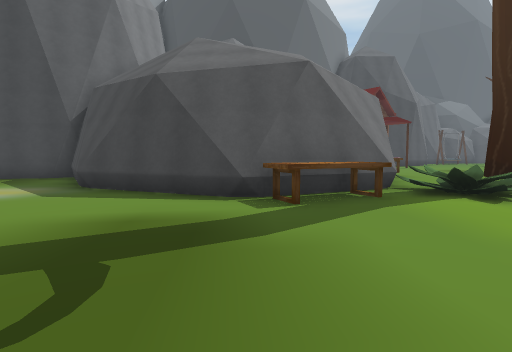
[1] (above)

21 first-person views from a walk through a scene from a Unity 3-D project. The camera is 1.4 m above the floor, tilts 4° down and sees 80° across. The floor is counted in squares, 2 m on a side. Each view is taken from the middle of a square. On the plan, view 1 faces up. The plan holds only what a view shows up to about 10 squares ahead; the rest is blank. The place goes on beyond the plan. The player is left out. Some animated figures are left out. Some surface patterns are stand-ins.

[2]
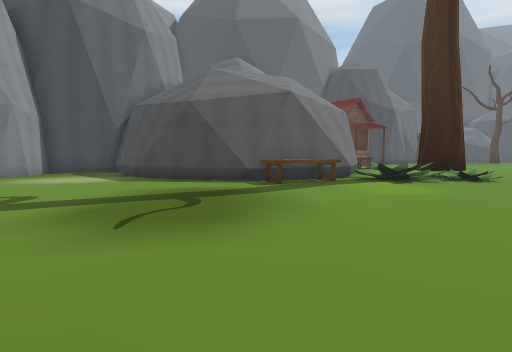

[3]
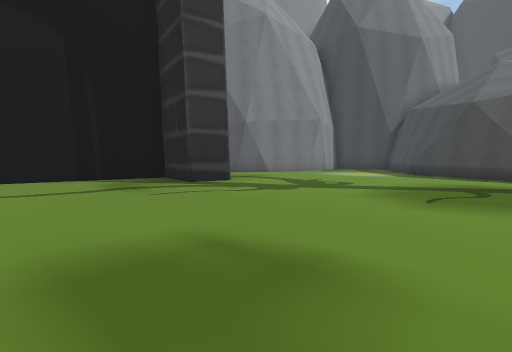

[4]
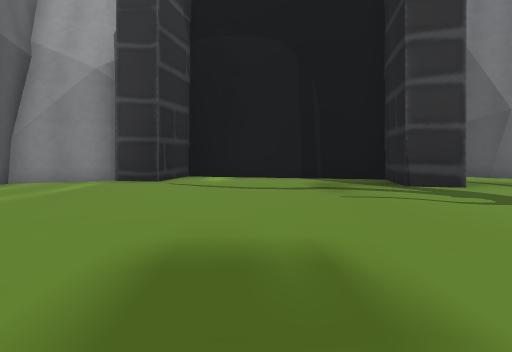

[5]
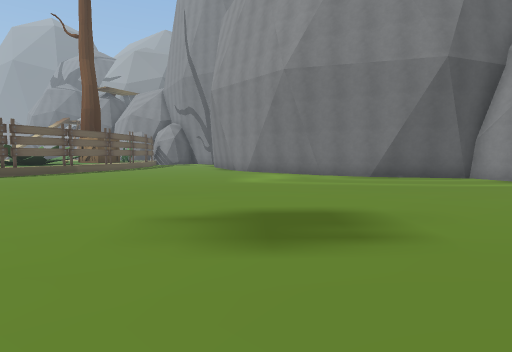

[6]
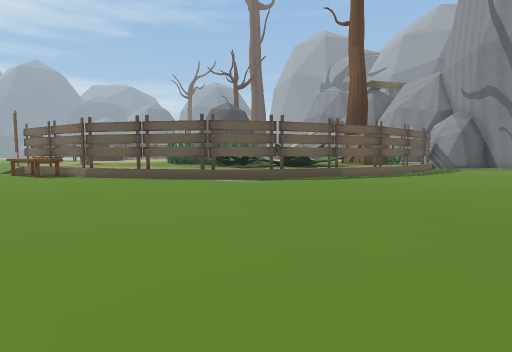

[7]
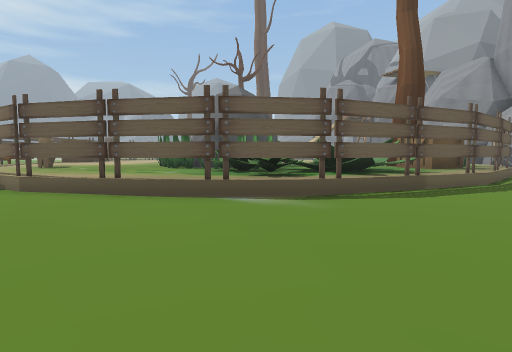

[8]
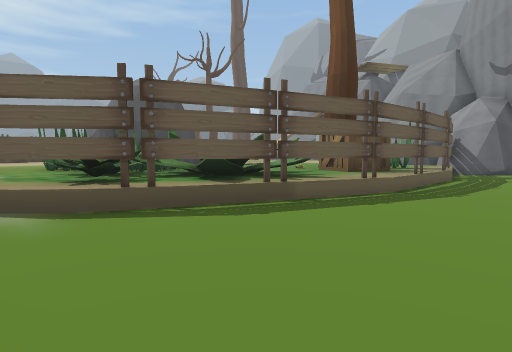

[9]
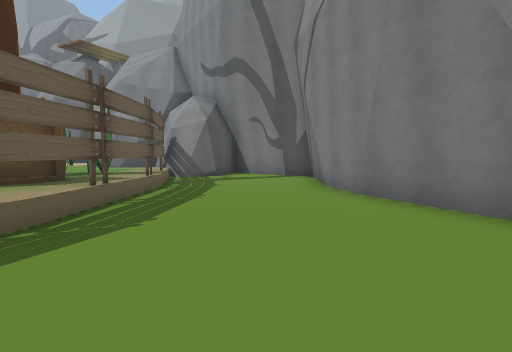

[10]
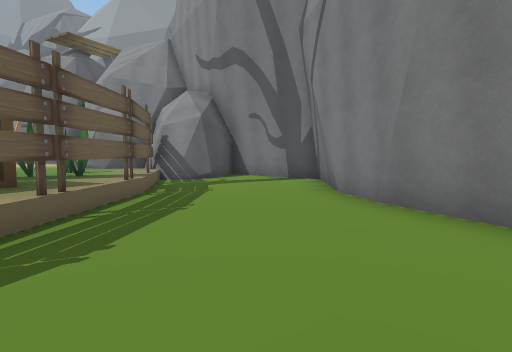

[11]
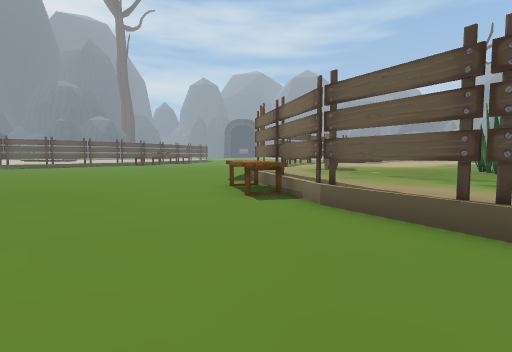

[12]
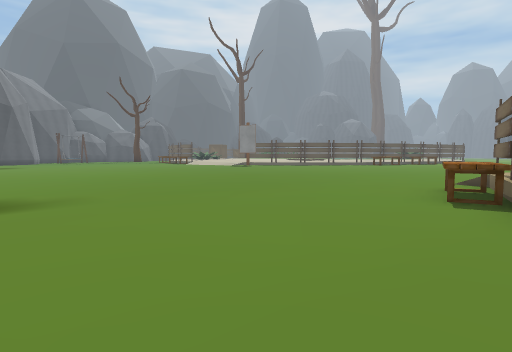

[13]
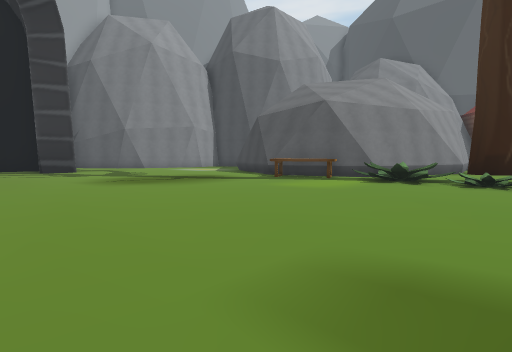

[14]
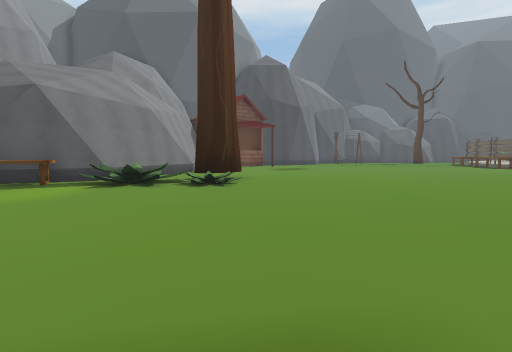

[15]
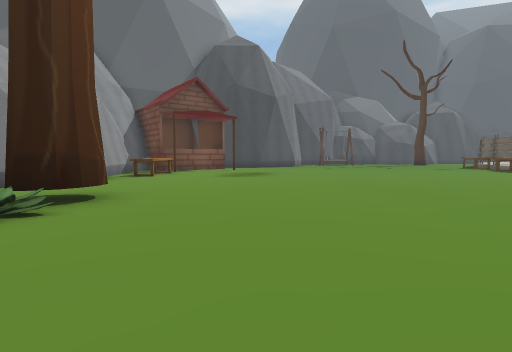

[16]
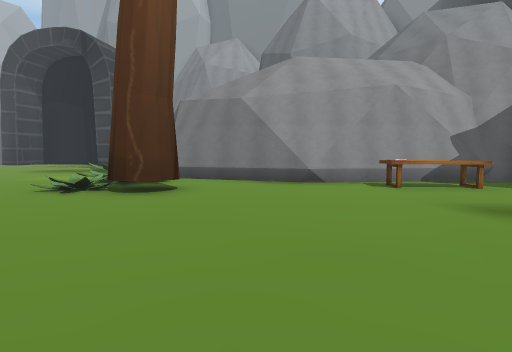

[17]
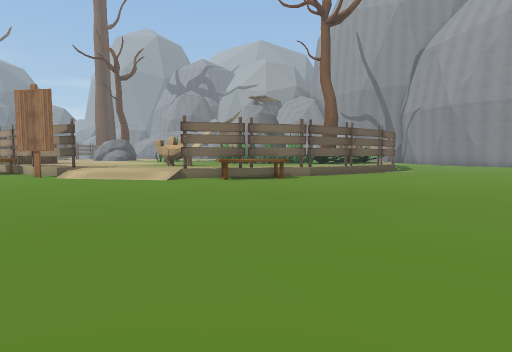

[18]
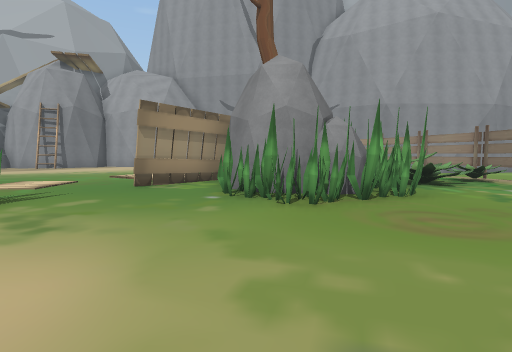

[19]
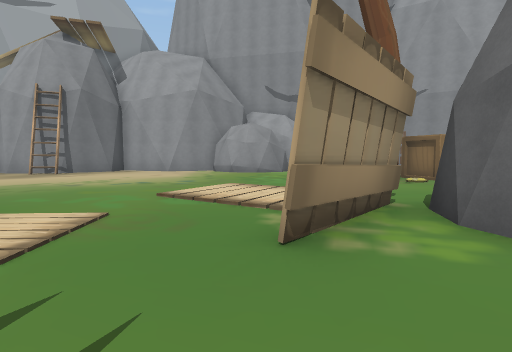

[20]
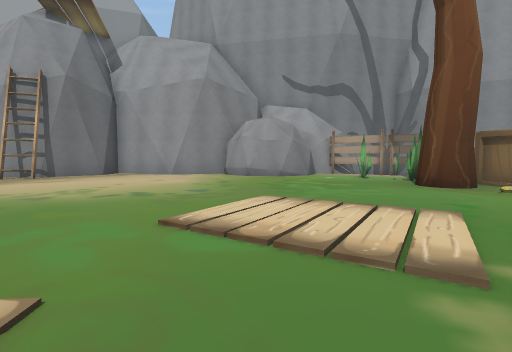

[21]
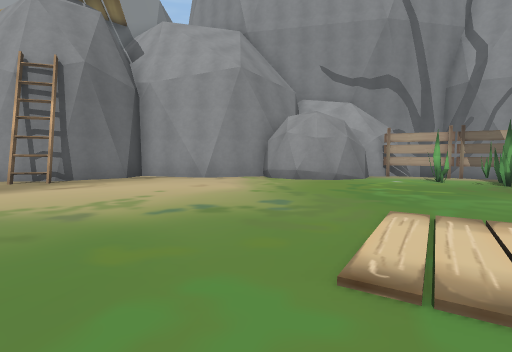

### Floor plan
Key: @ floor where view 1 was taken; # wall or solid block; x gap in a wall; . main floor; : floor 0.5 m higher than the main floor; + floor 0.75 m higher than the main floor; * floor 1 m higher than the main floor; / step, stairs or slope; = window, fence, low wall or low ledge; O other object.
Columns run from 9 left of view 1 to 18 right of it. Each row starts with its distance up from view 1.
 13              #O...
 12              #O...........
 11              #............
 10    #         #............
  9   ###       ##...........
  8   ..##      #............
  7  #...##     #/##........
  6  #....#######/#O........
  5   ......##OO/OOO.......
  4 #  .......O...........
  3 .. .................. .
  2 ........................ ..
  1   .........................
  0 ###......@.................
 -1 #..........................
 -2 #..........................
 -3 #...........................
 -4 ............................
 -5 ............................
 -6 .....................OOOO///
 -7 ##..................OO::::::
 -8  #................OO::::OO
 -9  #...............O:::::::OO:
-10  ###............OO::::::::::
-11    ###..........OOOOOOOO::::
-12            .....#= OOOOOO:::
-13            ....O#*/OOOOOO:::
-14           .....O //  OOO:::
-15          #....O  x   OO::::
-16          #....O:O:::::###::
-17          ##...OOO:O::+++:::
-18           #...O  O::::++::+
-19           #...OOO:::::+::::
-20           #...OOO::::::::::
-21           #....O:::::::::::
-22           ##..##O::::::::::
-23            #####OOO:::::::
-24                  OO:::::::
-25                   #:::::::
-26                   ##::::::
-27                    ##::O::
-28                     #####

Where each view was taken, in squares from view 1:
view 1: 0 up, 0 right, facing up
view 2: 3 down, 0 right, facing up
view 3: 5 down, 0 right, facing up-left
view 4: 4 down, 0 right, facing left
view 5: 1 down, 1 left, facing down
view 6: 4 down, 1 right, facing down-right
view 7: 6 down, 4 right, facing down-right
view 8: 9 down, 3 right, facing down-right
view 9: 12 down, 3 right, facing down
view 10: 13 down, 3 right, facing down
view 11: 6 down, 7 right, facing right
view 12: 7 down, 7 right, facing up-right
view 13: 3 down, 7 right, facing up-left
view 14: 2 down, 7 right, facing up
view 15: 2 up, 9 right, facing up
view 16: 9 up, 12 right, facing left
view 17: 3 up, 13 right, facing down
view 18: 9 down, 18 right, facing down-left
view 19: 14 down, 17 right, facing down-left
view 20: 16 down, 16 right, facing down-left
view 21: 18 down, 16 right, facing down-left
